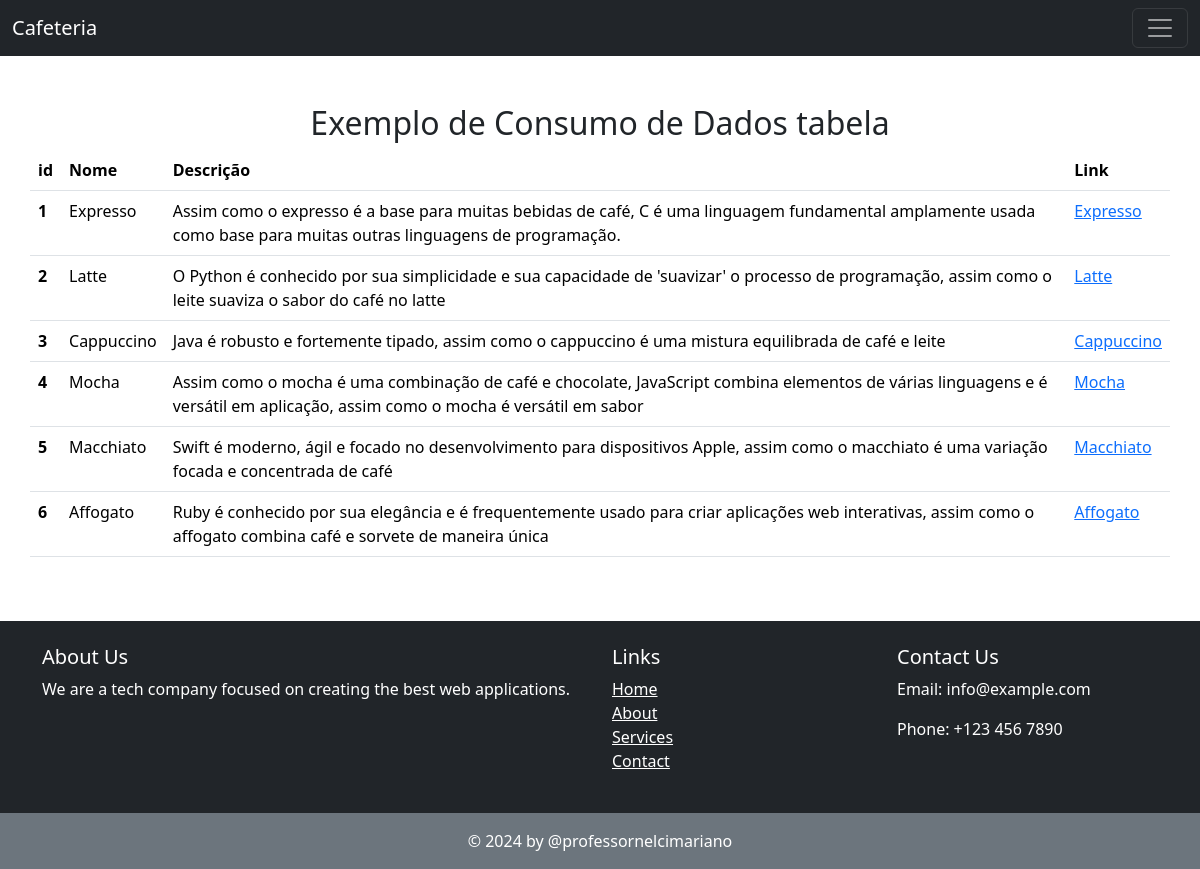
Before: /produtos.php with the older database file.
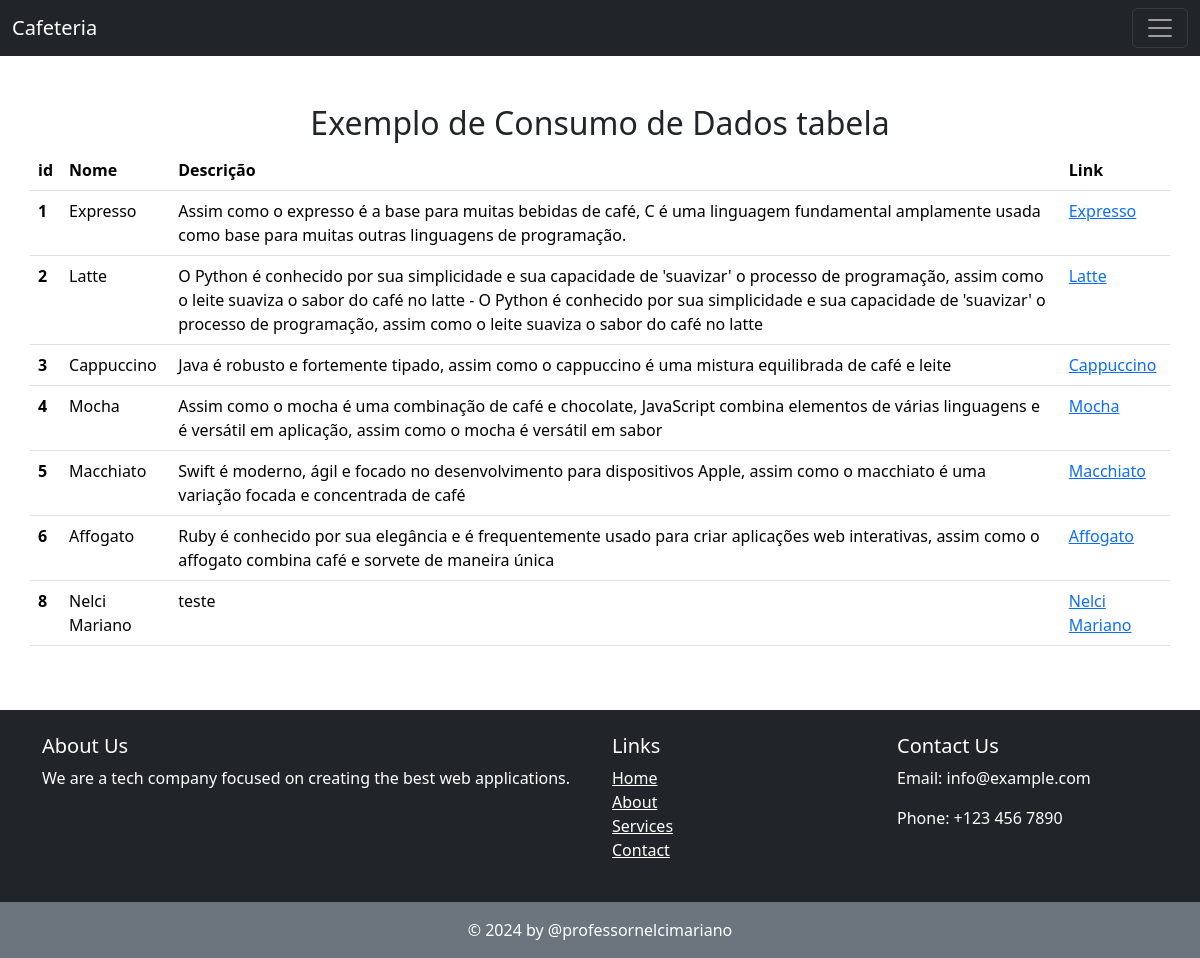
After: the same page with the newer database file.
### tables this page shows
CREATE TABLE `produtos` (
  `id` int(11) NOT NULL,
  `nome` varchar(255) NOT NULL,
  `imagem` varchar(255) NOT NULL,
  `descricao` text NOT NULL
);

### conn/conect.php (called while the page is built, shortened)
<?php
$base = 'http://localhost/cafeteria';
?>

### produtos.php (the view, shortened to what this page needs)
<!DOCTYPE html>
<html lang="en">
<head>
  <link href="https://cdn.jsdelivr.net/npm/bootstrap@5.3.3/dist/css/bootstrap.min.css" rel="stylesheet">
</head>
<body>
  <?php
  include 'conn/conect.php';
  include '_inc/menu.php';
  ?>
  <div class="container">
    <div class="row">
    <h2 class="text-center mt-5"> Exemplo de Consumo de Dados tabela </h2>
      <table class="table">
        <thead>
          <tr>
            <th scope="col">id</th>
            <th scope="col">Nome</th>
            <th scope="col">Descrição</th>
            <th scope="col">Link</th>
          </tr>
        </thead>
        <tbody>
          <?php
          try {
            $sql = "SELECT * FROM produtos";
            $stmt = $conn->prepare($sql);
            $stmt->execute();
            $resultados = $stmt->fetchAll(PDO::FETCH_ASSOC);
            if (count($resultados) > 0) {
              foreach ($resultados as $resultado) {
          ?>
                <tr>
                  <th scope="row"><?= $resultado['id'] ?></th>
                  <td><?= $resultado['nome'] ?></td>
                  <td><?= $resultado['descricao'] ?></td>
                  <td> <a href="<?= $base; ?>/single_produto.php?id=<?= $resultado['id'] ?>"> <?= $resultado['nome'] ?> </a> </td>
                </tr>
          <?php
              }
            } else {
              echo "Nenhum produto encontrado.";
            }
          } catch (PDOException $e) {
            echo "Erro na consulta: " . $e->getMessage();
          }
          ?>
        </tbody>
      </table>
    </div>
  </div>
  <?php
  include '_inc/footer.php';
  ?>

Changed rows visible on the page:
changed produtos "Latte": descricao "O Python é conhecido por sua simplicidade e sua capacidade de 'suavizar' o processo de programação, assim como o leite suaviza o sabor do café no latte" → "…do café no latte - O Python é conhecido por sua simplicidade e sua capacidade de 'suavizar' o processo de programação, assim como o leite suaviza o sabor do café no latte"
added produtos: id "8", nome "Nelci Mariano", descricao "teste"
